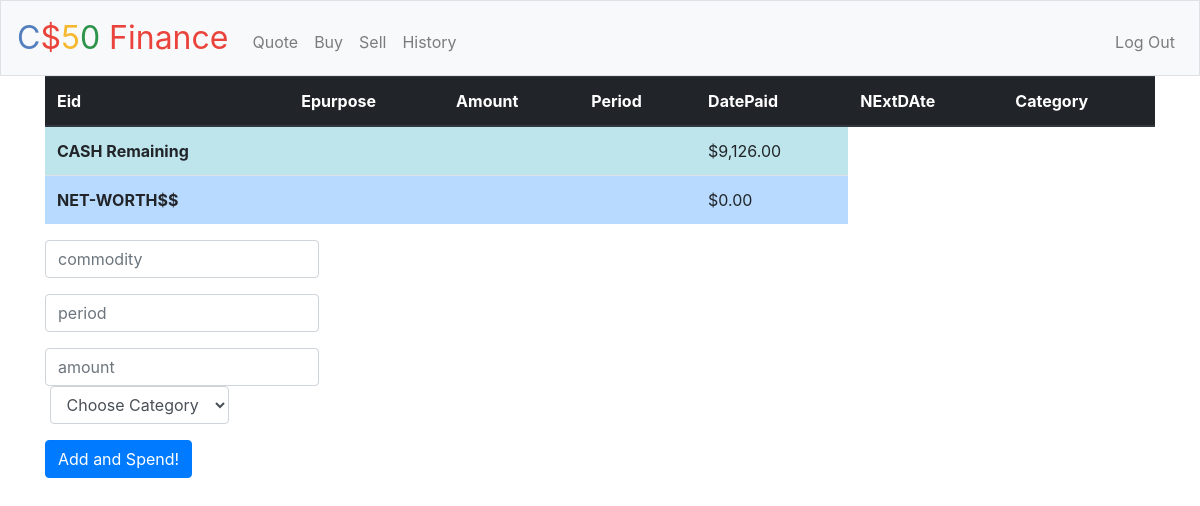
The page /education (signed in) on the database as committed earlier.
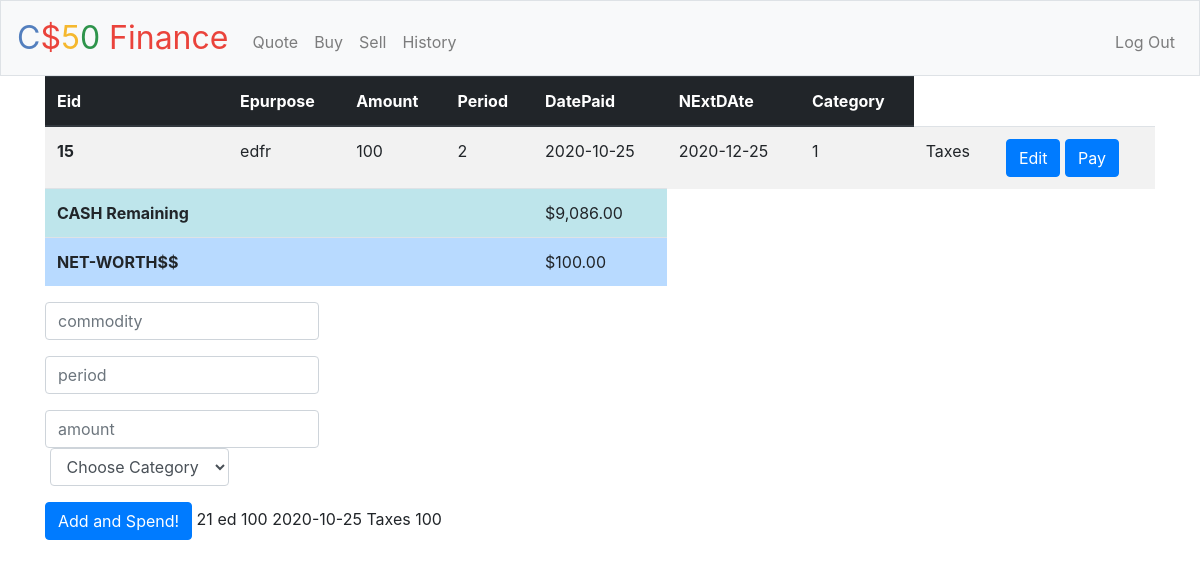
The same page on the database as committed later.
### tables this page shows
CREATE TABLE "education" (
	"eid"	INTEGER NOT NULL,
	"epurpose"	VARCHAR(30),
	"amount"	INTEGER,
	"datestamp"	date NOT NULL DEFAULT CURRENT_DATE,
	"period"	INTEGER,
	"duedate"	date NOT NULL,
	"user_id"	INTEGER,
	"status"	INTEGER NOT NULL DEFAULT 1,
	"category"	VARCHAR(30),
	PRIMARY KEY("eid" AUTOINCREMENT)
);

CREATE TABLE "paymenthistory" (
	"user_id"	INTEGER NOT NULL,
	"paymentpurpose"	VARCHAR(30),
	"amount"	INTEGER,
	"datestamp"	date NOT NULL DEFAULT CURRENT_DATE,
	"pay_id"	INTEGER NOT NULL,
	"category"	VARCHAR(30),
	"pid"	INTEGER,
	"eid"	INTEGER,
	PRIMARY KEY("pay_id" AUTOINCREMENT)
);

### app.py (the view)
@app.route("/education",methods=["GET", "POST"])
@login_required
def education():
    if request.method == "POST":
        epurpose = request.form.get("epurpose")
        amount = request.form.get("amount")
        period = request.form.get("period")
        category = request.form.get("category")
        try:
            amount = int(amount)
            period = int(period)
            category = str(category)
        except:
            return apology("please check your inputs")
        if not epurpose:
            return apology("Missing  commodity!")
        elif not amount:
            return apology("Missing number of shares!")
        elif int(amount)<= 0:
            return apology("enter a proper value")
        else:
            rows = db.execute("SELECT cash FROM users WHERE id=:id",id=session["user_id"])
            cash = rows[0]["cash"]
            updated_cash = cash - amount
            if updated_cash <0:
                return apology("cant afford")
            today = date.today()
            duedate = add_months(today,period)
            db.execute("UPDATE users SET cash=:updated_cash WHERE id=:id",updated_cash=updated_cash,id=session["user_id"])
            db.execute("INSERT INTO education (user_id,epurpose,amount,period,duedate,category) VALUES (:user_id,:epurpose,:amount,:period,:duedate,:category)",user_id=session["user_id"],epurpose=epurpose,amount=amount,period=period,duedate=duedate,category=category)
            db.execute("INSERT INTO paymenthistory (user_id,amount,paymentpurpose,category) VALUES (:user_id,:amount,:paymentpurpose,:category)",user_id=session["user_id"],amount=amount,paymentpurpose=epurpose,category=category)
            flash("Educated!!")
            return redirect("/education")
    else:
            erows = db.execute("""SELECT eid,epurpose,amount,period,datestamp,duedate,status,category
            FROM education
            WHERE user_id = :user_id
            ORDER BY eid;
            """,user_id=session['user_id'])
            espendings = []
            grand_etotal =0
            for erow in erows:
                espendings.append({
                    "eid": erow["eid"],
                    "epurpose": erow["epurpose"],
                    "amount": erow["amount"],
                    "period": erow["period"],
                    "datestamp": erow["datestamp"],
                    "duedate": erow["duedate"],
                    "status" : erow["status"],
                    "category": erow["category"]
                })
                grand_etotal = grand_etotal + erow["amount"]
            cash = db.execute("SELECT cash FROM users WHERE id=:user_id",user_id=session["user_id"])
            cash = cash[0]["cash"]
            today=str(date.today())
            hprows = db.execute("""SELECT pay_id,paymentpurpose,amount,datestamp,category
            FROM paymenthistory
            WHERE user_id = :user_id AND category != "personal"
            ORDER BY pay_id;
            """,user_id=session['user_id'])
            hpspendings = []
            hpgrand_ptotal =0
            for hprow in hprows:
                hpspendings.append({
                    "payid": hprow["pay_id"],
                    "paymentpurpose": hprow["paymentpurpose"],
                    "amount": hprow["amount"],
                    "datestamp": hprow["datestamp"],
                    "category": hprow["category"]
                })
                hpgrand_ptotal = hpgrand_ptotal + hprow["amount"]
            return render_template("education.html",espendings=espendings, cash =usd(cash), grand_etotal=usd(grand_etotal),today=today,hpspendings=hpspendings,hpgrand_ptotal=hpgrand_ptotal)

### app.py (called while the page is built)
@app.after_request
def after_request(response):
    response.headers["Cache-Control"] = "no-cache, no-store, must-revalidate"
    response.headers["Expires"] = 0
    response.headers["Pragma"] = "no-cache"
    return response

### helpers.py (called while the page is built)
def login_required(f):
    @wraps(f)
    def decorated_function(*args, **kwargs):
        if session.get("user_id") is None:
            return redirect("/login")
        return f(*args, **kwargs)
    return decorated_function

def usd(value):
    return f"${value:,.2f}"

### templates/education.html (shortened to what this page needs)
{% extends "layout.html" %} {% block title %} Log In {% endblock %} {% block main %}
<main class="container">
    <table class="table table-striped  table-hover">
        <thead class="thead-dark">
            <tr>
                <th scope="col">Eid</th>
                <th scope="col">Epurpose</th>
                <th scope="col">Amount</th>
                <th scope="col">Period</th>
                <th scope="col">DatePaid</th>
                <th scope="col">NExtDAte</th>
                <th scope="col">Category</th>
            </tr>
        </thead>
        <tbody>
            {% for espending in espendings: %}
            <tr>
                <th scope="row">{{espending["eid"]}}</th>
                <td>{{espending["epurpose"]}}</td>
                <td>{{espending["amount"]}}</td>
                <td>{{espending["period"]}}</td>
                <td>{{espending["datestamp"]}}</td>
                <td>{{espending["duedate"]}}</td>
                <td>{{espending["status"]}}</td>
                <td>{{espending["category"]}}</td>
                <td>
                    <button type="button" class="btn btn-primary" data-toggle="modal" data-target="#exampleModal" data-whatever="{{espending['epurpose']}}" data-link="/education/edit/{{espending['eid']}}" data-amount="{{espending['amount']}}" data-period="{{espending['period']}}"
                        data-datestamp="{{espending['datestamp']}}" data-status="{{espending['status']}}" data-category="{{espending['category']}}">Edit</button>
                    <button type="button" class="btn btn-primary" data-toggle="modal" data-target="#exampleModal2" data-whatever="{{espending['epurpose']}}" data-link="/education/pay/{{espending['eid']}}" data-amount="{{espending['amount']}}" data-period="{{espending['period']}}"
                        data-datestamp="{{today}}" data-status="{{espending['status']}}">Pay</button>
                </td>
            </tr>
            {% endfor %}
            <tr class="table-info">
                <th scope="row">CASH Remaining</th>
                <td colspan="3"></td>
                <td>{{cash}}</td>
            </tr>
        </tbody>
        <tfoot>
            <tr class="table-primary">
                <th scope="row">NET-WORTH$$</th>
                <td colspan="3"></td>
                <td>{{grand_etotal}}</td>
            </tr>
        </tfoot>
    </table>
    <form action="/education" method="post">
        <div class="form-group">
            <input autocomplete="off" autofocus class="form-control" name="epurpose" placeholder="commodity" type="text">
        </div>
        <div class="form-group">
            <input class="form-control" name="period" placeholder="period" type="number">
        </div>
        <div class="form-group">
            <input class="form-control" name="amount" placeholder="amount" type="number">
            <div class="form-group ">
                <select id="inputState" class="form-control" name="category">
            <option selected>Choose Category</option>
          </select>
            </div>
            <button class="btn btn-primary" type="pspend">Add and Spend!</button>
    </form>
    {% for hpspending in hpspendings: %}
    <tr>
        <th scope="row">{{hpspending["payid"]}}</th>
        <td>{{hpspending["paymentpurpose"]}}</td>
        <td>{{hpspending["amount"]}}</td>
        <td>{{hpspending["datestamp"]}}</td>
        <td>{{hpspending["category"]}}</td>
        <td>{{hpgrand_ptotal}}</td>
    </tr>
    {% endfor %}
</main>
{% endblock %}

### templates/layout.html (shortened to what this page needs)
<!DOCTYPE html>
<html lang="en">
    <head>
        <link href="https://maxcdn.bootstrapcdn.com/bootstrap/4.1.3/css/bootstrap.min.css" rel="stylesheet">
        <link href="/static/styles.css" rel="stylesheet">
    </head>
    <body>
        <nav class="navbar navbar-expand-md navbar-light bg-light border">
            <a class="navbar-brand" href="/"><span class="blue">C</span><span class="red">$</span><span class="yellow">5</span><span class="green">0</span> <span class="red">Finance</span></a>
            <div class="collapse navbar-collapse" id="navbar">
                {% if session.user_id %}
                    <ul class="navbar-nav mr-auto mt-2">
                        <li class="nav-item"><a class="nav-link" href="/quote">Quote</a></li>
                        <li class="nav-item"><a class="nav-link" href="/buy">Buy</a></li>
                        <li class="nav-item"><a class="nav-link" href="/sell">Sell</a></li>
                        <li class="nav-item"><a class="nav-link" href="/history">History</a></li>
                    </ul>
                    <ul class="navbar-nav ml-auto mt-2">
                        <li class="nav-item"><a class="nav-link" href="/logout">Log Out</a></li>
                    </ul>
                {% else %}
                    <ul class="navbar-nav ml-auto mt-2">
                        <li class="nav-item"><a class="nav-link" href="/register">Register</a></li>
                        <li class="nav-item"><a class="nav-link" href="/login">Log In</a></li>
                    </ul>
                {% endif %}
            </div>
        </nav>
            {% block main %}{% endblock %}
    </body>
</html>

### static/styles.css (style rules this page uses)
nav .navbar-brand { font-size: xx-large; }
nav .navbar-brand .blue { color: #537fbe; }
nav .navbar-brand .red { color: #ea433b; }
nav .navbar-brand .yellow { color: #f5b82e; }
nav .navbar-brand .green { color: #2e944b; }
main .form-control { display: inline-block; width: auto; }
main { overflow-x: auto; }

Rows that differ between the two databases and show on the page:
added education: eid "15", epurpose "edfr", amount "100", period "2", datestamp "2020-10-25", duedate "2020-12-25", status "1", category "Taxes"
added paymenthistory: payid "21", paymentpurpose "ed", amount "100", datestamp "2020-10-25", category "Taxes"
Other text that changed with them:
{{ cash }}: "$9,126.00" → "$9,086.00"
{{ grand_etotal }}: "$0.00" → "$100.00"
